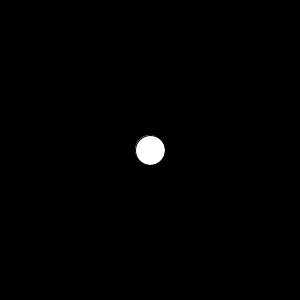
Frame 1 (no input)
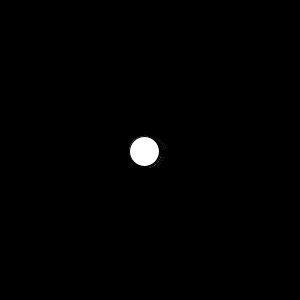
Frame 60 (the mouse pressed at the canvas centre just before this capture)
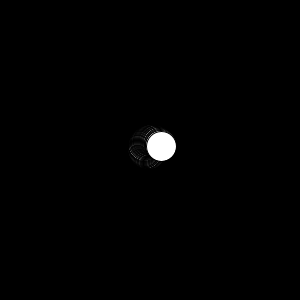
Frame 120 (the mouse held since frame 60 and released just before this capture)

The Processing sketch that drew these frames (run headless with seeded random() and noise(); from frame 60 on, the mouse is pressed at the canvas centre):

// Processing sketch: ex04_09
// ── ex04_09.pde
// 나선운동

float theta = 0.0, r = 0.0;

void setup() {
  size(300, 300);
  background(0);
}

void draw() {
  float x = width/2 + r * cos(theta);
  float y = height/2 + r * sin(theta);
  ellipse(x, y, 30, 30);
  theta += 0.05;
  r += 0.1;
}
